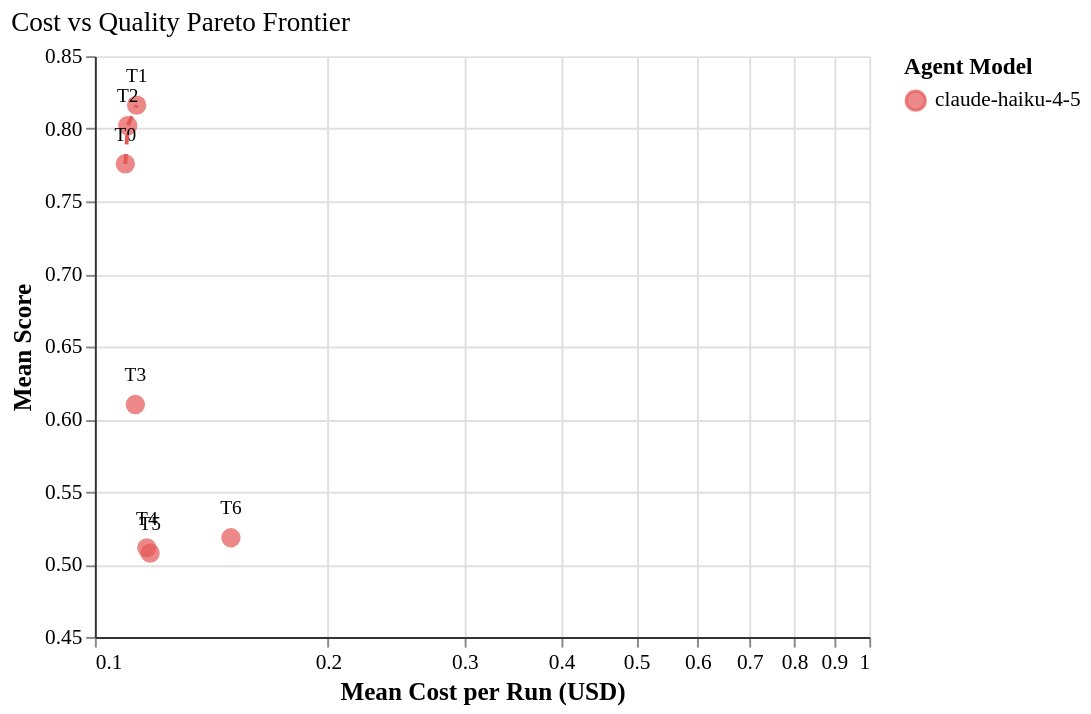

Write the Vega-Lite specification saved for this chart.
### Vega-Lite specification from a JSON file in a GitHub repository (floating-point values rounded to 4 significant figures)
{"config": {"font": "serif", "axis": {"labelFontSize": 11, "titleFontSize": 13, "gridColor": "#e0e0e0", "domainColor": "#333333"}, "legend": {"labelFontSize": 11, "titleFontSize": 12}, "title": {"fontSize": 14, "anchor": "start", "fontWeight": "normal"}, "view": {"stroke": null, "continuousWidth": 400, "continuousHeight": 300, "strokeWidth": 0}, "mark": {"tooltip": true}}, "layer": [{"data": {"name": "data-aa48f1244ce501bef85fc909e9f1ecf9"}, "mark": {"type": "circle", "size": 100}, "encoding": {"color": {"field": "agent_model", "scale": {"domain": ["claude-haiku-4-5"], "range": ["#E45756"]}, "title": "Agent Model", "type": "nominal"}, "shape": {"field": "agent_model", "scale": {"domain": ["claude-haiku-4-5"], "range": ["circle"]}, "type": "nominal"}, "tooltip": [{"field": "tier", "title": "Tier", "type": "ordinal"}, {"field": "agent_model", "title": "Model", "type": "nominal"}, {"field": "mean_cost", "format": "$.4f", "title": "Mean Cost", "type": "quantitative"}, {"field": "mean_score", "format": ".3f", "title": "Mean Score", "type": "quantitative"}, {"field": "is_pareto", "title": "Pareto Efficient", "type": "nominal"}], "x": {"field": "mean_cost", "scale": {"type": "log"}, "title": "Mean Cost per Run (USD)", "type": "quantitative"}, "y": {"field": "mean_score", "scale": {"domain": [0.45, 0.85]}, "title": "Mean Score", "type": "quantitative"}}}, {"data": {"name": "data-aa48f1244ce501bef85fc909e9f1ecf9"}, "mark": {"type": "text", "dy": -15, "fontSize": 10}, "encoding": {"color": {"value": "black"}, "text": {"field": "tier", "type": "ordinal"}, "x": {"field": "mean_cost", "type": "quantitative"}, "y": {"field": "mean_score", "type": "quantitative"}}}, {"data": {"name": "data-6442e307f46dfa438b4852973c42cec3"}, "mark": {"type": "line", "strokeDash": [5, 5]}, "encoding": {"color": {"field": "agent_model", "scale": {"domain": ["claude-haiku-4-5"], "range": ["#E45756"]}, "type": "nominal"}, "x": {"field": "mean_cost", "type": "quantitative"}, "y": {"field": "mean_score", "type": "quantitative"}}}], "title": "Cost vs Quality Pareto Frontier", "$schema": "https://vega.github.io/schema/vega-lite/v6.1.0.json", "datasets": {"data-aa48f1244ce501bef85fc909e9f1ecf9": [{"agent_model": "claude-haiku-4-5", "tier": "T0", "mean_cost": 0.1095, "mean_score": 0.7759, "is_pareto": true}, {"agent_model": "claude-haiku-4-5", "tier": "T1", "mean_cost": 0.1132, "mean_score": 0.8162, "is_pareto": true}, {"agent_model": "claude-haiku-4-5", "tier": "T2", "mean_cost": 0.1103, "mean_score": 0.8021, "is_pareto": true}, {"agent_model": "claude-haiku-4-5", "tier": "T3", "mean_cost": 0.1128, "mean_score": 0.6101, "is_pareto": false}, {"agent_model": "claude-haiku-4-5", "tier": "T4", "mean_cost": 0.1167, "mean_score": 0.5113, "is_pareto": false}, {"agent_model": "claude-haiku-4-5", "tier": "T5", "mean_cost": 0.1179, "mean_score": 0.5077, "is_pareto": false}, {"agent_model": "claude-haiku-4-5", "tier": "T6", "mean_cost": 0.1499, "mean_score": 0.5183, "is_pareto": false}], "data-6442e307f46dfa438b4852973c42cec3": [{"agent_model": "claude-haiku-4-5", "tier": "T0", "mean_cost": 0.1095, "mean_score": 0.7759, "is_pareto": true}, {"agent_model": "claude-haiku-4-5", "tier": "T2", "mean_cost": 0.1103, "mean_score": 0.8021, "is_pareto": true}, {"agent_model": "claude-haiku-4-5", "tier": "T1", "mean_cost": 0.1132, "mean_score": 0.8162, "is_pareto": true}]}}
